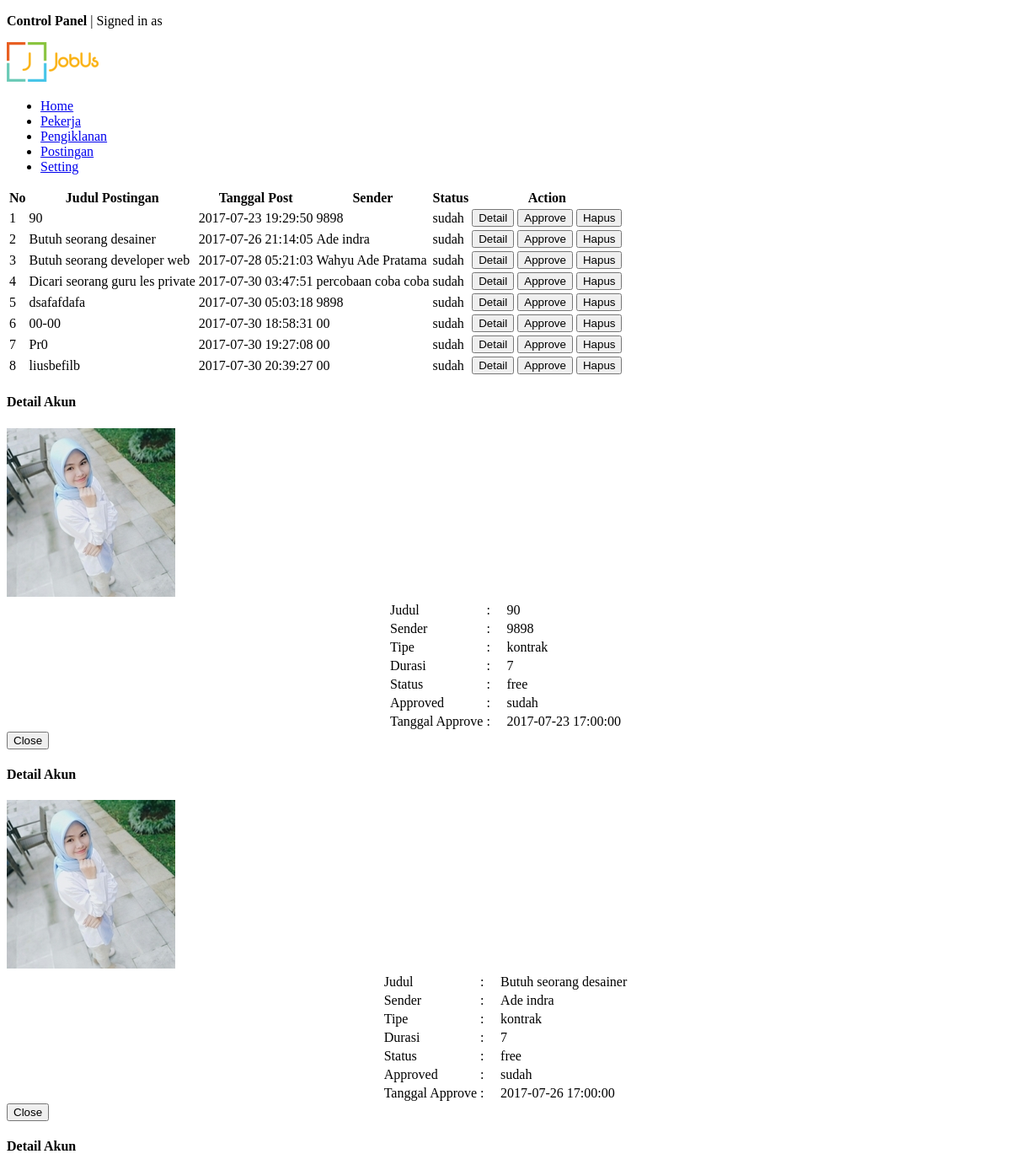
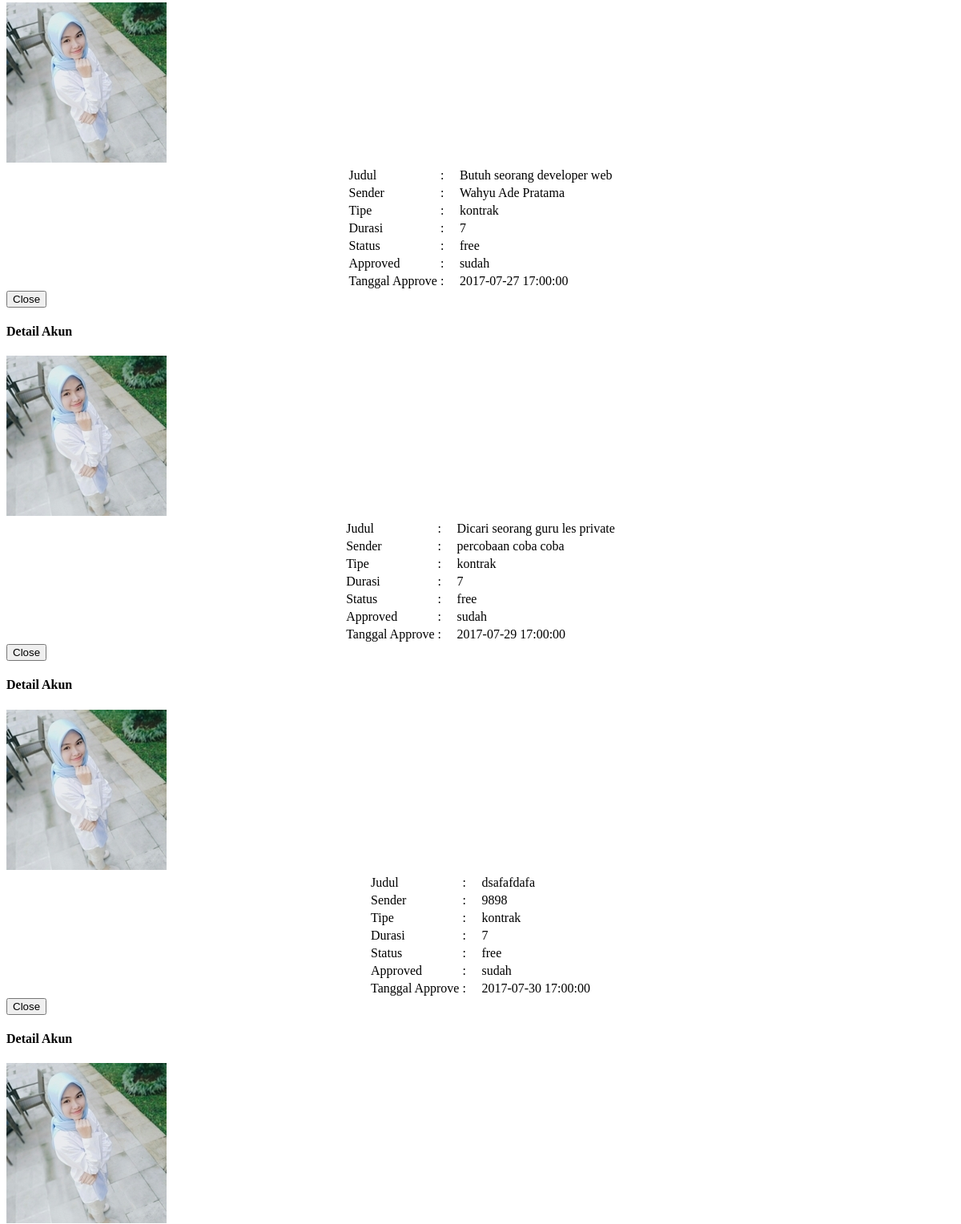
Before: /dashboard/admin/postingan.php (upper part) with the older database file (2 pictures, top to bottom).
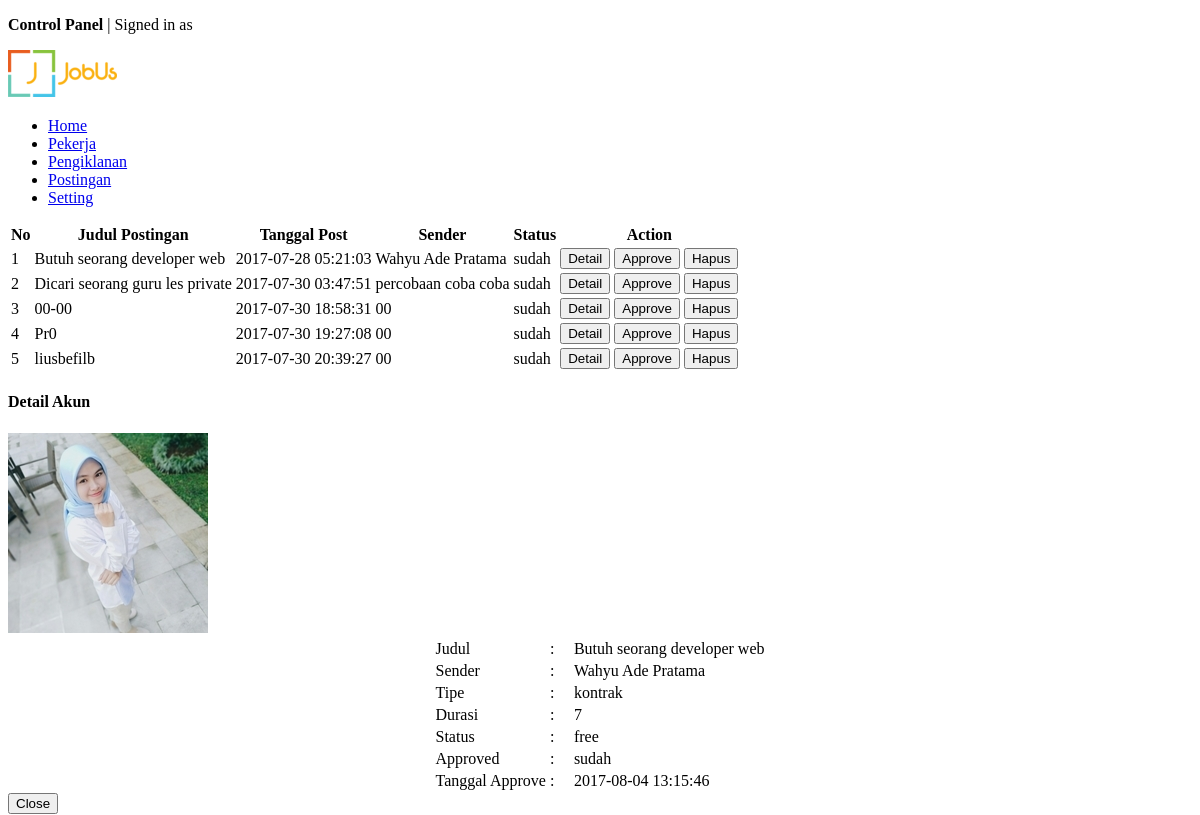
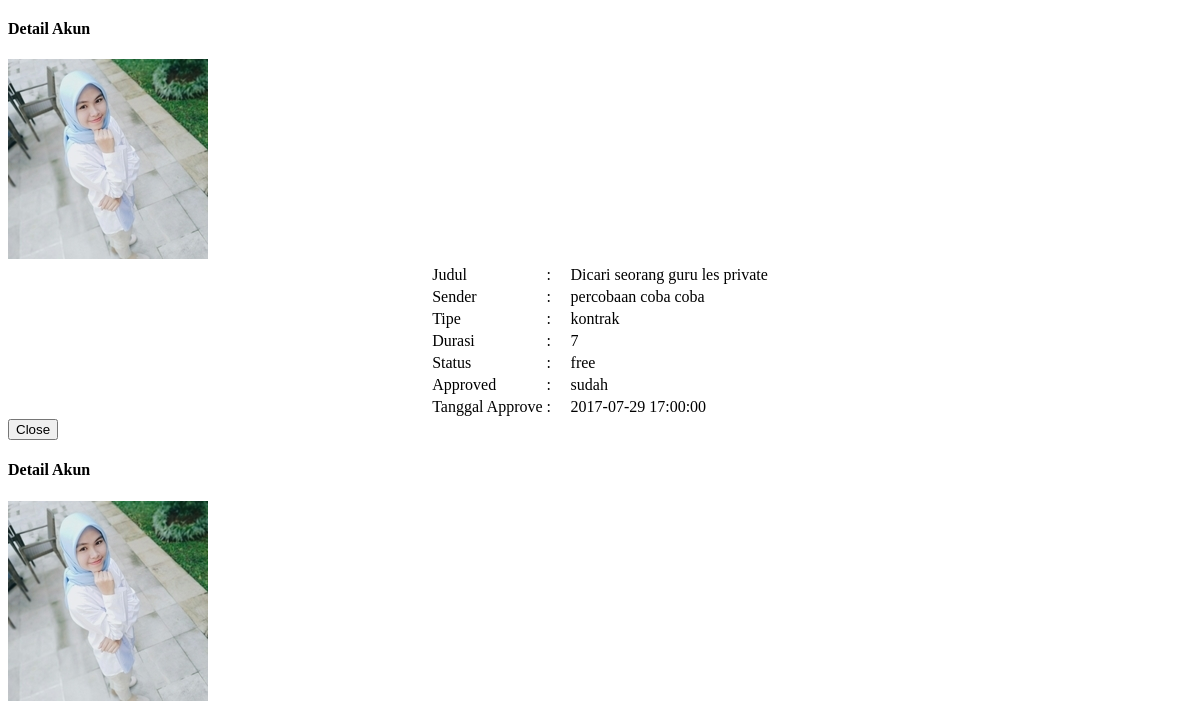
After: the same page with the newer database file (2 pictures, top to bottom).
### tables this page shows
CREATE TABLE `postingan` (
  `id_postingan` int(11) NOT NULL,
  `id_pengiklan` int(11) NOT NULL,
  `judul` varchar(255) NOT NULL,
  `deskripsi` text NOT NULL,
  `kategori` varchar(1024) NOT NULL,
  `gaji` varchar(255) NOT NULL,
  `keterangan` text,
  `tipe` varchar(255) NOT NULL,
  `pamflet` varchar(255) DEFAULT NULL,
  `durasi` int(11) NOT NULL,
  `status` varchar(20) NOT NULL,
  `tanggal` timestamp NULL DEFAULT CURRENT_TIMESTAMP,
  `lat` float(10,6) DEFAULT NULL,
  `lang` float(10,6) DEFAULT NULL,
  `approved` char(5) NOT NULL,
  `tgl_approved` timestamp NULL DEFAULT NULL,
  `dikerjakan_oleh` varchar(1024) DEFAULT NULL
);

CREATE TABLE `pengiklan` (
  `id_pengiklan` int(11) NOT NULL,
  `username` varchar(20) NOT NULL,
  `email` varchar(255) NOT NULL,
  `no_hp` varchar(15) NOT NULL,
  `password` varchar(255) NOT NULL,
  `foto_profile` varchar(255) DEFAULT NULL,
  `nama` varchar(255) DEFAULT NULL,
  `deskripsi` varchar(255) DEFAULT NULL,
  `sosmed` varchar(255) DEFAULT NULL,
  `provinsi` varchar(20) DEFAULT NULL,
  `kota` varchar(20) DEFAULT NULL,
  `kecamatan` varchar(20) DEFAULT NULL,
  `alamat` varchar(255) DEFAULT NULL,
  `lokasi` int(11) DEFAULT NULL,
  `koin` int(11) DEFAULT '0',
  `tanggal` timestamp NOT NULL DEFAULT CURRENT_TIMESTAMP
);

### model/class.postingan.php (called while the page is built, shortened)
<?php
class postingan
 {
	function get_all_rows($query, $param){
			try{
				global $pdo;
				$req = $pdo->prepare($query);
				if($param == ''){
					$req->execute();
				}else{
					$req->execute($param);
				}
				if($req->rowCount() > 0){
					$result = $req->fetchAll();
					return $result;
				}
			}catch(PDOException $e){
				echo "Error! gagal mengambil data: ".$e->getMessage();
			}
	}
	function select_all_postingan(){
		$query = "select * from postingan";
		return $this->get_all_rows($query, '');
	}
 }
 ?>

### model/class.pengiklan.php (called while the page is built, shortened)
<?php
class pengiklan
 {
 	function get_data($query, $param){
			try{
				global $pdo;
				$req = $pdo->prepare($query);
				if($param == ''){
					$req->execute();
				}else{
					$req->execute($param);
				}
				$rows = $req->rowCount();
				$status = false;
				if($rows > 0){
					$status = true;
				}
				$data = $req->fetch(PDO::FETCH_NAMED);
				return array('status' => $status, 'rows' => $rows, 'data' => $data);
			}catch(PDOException $e){
				echo "Error! gagal mengambil data: ".$e->getMessage();
			}
	}
  	function get_profile_id($id){
		$query = "SELECT * FROM `pengiklan` WHERE `pengiklan`.`id_pengiklan` = ?";
		$param = array($id);
		return $this->get_data($query, $param);
	}
 }
 ?>

### controller/include.admin.postingan.modal.php (the view)
<?php
if(count($data)>0){
	foreach ($data as $row) {
		echo "
		    <div id='".$row['id_postingan']."' class='modal fade' role='dialog'>
		      <div class='modal-dialog'>
		        <div class='modal-content'>
		          <div class='modal-header'>
		            <h4 class='modal-title'>Detail Akun</h4>
		          </div>
		          <div class='modal-body'>
		           <div class='container-fluid'>
		            <div class='col-sm-4'>
		            <img src='../../assets/images/yola-small.jpg' class='img-responsive center-block'>
		            <br>
		            </div>
		            <div class='col-sm-8'>
		            	<table align='center'>
		            		<tr>
			            		<td class='text-left'>Judul </td>
			            		<td style='width:20px'> : </td>
			            		<td class='text-left'>".$row['judul']."</td>
		            		</tr>
		            		<tr>
			            		<td class='text-left'>Sender </td>
			            		<td> : </td>
			            		<td class='text-left'>".$pengiklan->get_profile_id($row['id_pengiklan'])['data']['nama']."</td>
		            		</tr>
		            		<tr>
			            		<td class='text-left'>Tipe </td>
			            		<td> : </td>
			            		<td class='text-left'>".$row['tipe']."</td>
		            		</tr>
		            		<tr>
			            		<td class='text-left'>Durasi </td>
			            		<td> : </td>
			            		<td class='text-left'>".$row['durasi']."</td>
		            		</tr>
		            		<tr>
			            		<td class='text-left'>Status </td>
			            		<td> : </td>
			            		<td class='text-left'>".$row['status']."</td>
		            		</tr>
		            		<tr>
			            		<td class='text-left'>Approved </td>
			            		<td> : </td>
			            		<td class='text-left'>".$row['approved']."</td>
		            		</tr>
		            		<tr>
			            		<td class='text-left'>Tanggal Approve </td>
			            		<td> : </td>
			            		<td class='text-left'>".$row['tgl_approved']."</td>
		            		</tr>
		            	</table>
		            </div>
		           </div>
		          </div>
		          <div class='modal-footer'>
		            <button type='button' class='btn btn-default' data-dismiss='modal'>Close</button>
		          </div>
		        </div>
		      </div>
		    </div>
		    ";
		}
	}
?>

### dashboard/admin/postingan.php (shortened to what this page needs)
<?php
	include '../../controller/koneksi.php';
	include '../../model/class.postingan.php';
	include '../../model/class.pengiklan.php';
	$postingan = new postingan();
	$pengiklan = new pengiklan();
	$data = $postingan->select_all_postingan();
?>
<!DOCTYPE html>
<html>
<head>
	<?php include '../../view/source.php'; ?>
</head>
<body>
 <?php include('../../view/navbar.php'); ?>
	<ul class="nav nav-tabs nav-justified">
  		<li><a href="../admin/dashboard.php">Home</a></li>
  		<li><a href="../admin/pekerja.php">Pekerja</a></li>
  		<li><a href="../admin/pengiklan.php">Pengiklanan</a></li>
  		<li role="presentation" class="active"><a href="postingan.php">Postingan</a></li>
  		<li><a href="pengaturan.php"><span class="glyphicon glyphicon-cog" aria-hidden="true"></span> Setting</a></li>
	</ul>
	<div class="container">
		<table  class="table table-condensed table-responsive">
			<thead>
				<th>No </th>
				<th>Judul Postingan</th>
				<th>Tanggal Post</th>
				<th>Sender</th>
				<th>Status</th>
				<th>Action</th>
			</thead>
			<tbody>
				<?php include '../../controller/include.admin.postingan.table.php'; ?>
			</tbody>
		</table>
		<?php include '../../controller/include.admin.postingan.modal.php'; ?>
	</div>
</body>
</html>

### view/source.php (shortened to what this page needs)
<link href="../../assets/css/sweetalert.css" rel="stylesheet" type="text/css">

### view/navbar.php (shortened to what this page needs)
<nav class="navbar navbar-default nav-admin">
  <div class="container-fluid">
  <div class="pull-right">
  	<p class="navbar-text navbar-right admin-name"><b>Control Panel</b> | Signed in as </p>
  	</div>
  		<div class="navbar-header">
		<a class="navbar-brand navbar-left" href="#" >
		<img alt="Brand" src="../assets/images/logo-lands.png" width="" class="img-responsive">
		</a>
  	</div>
  	</div>
</nav>

### controller/include.admin.postingan.table.php
<?php
	if(count($data) > 0){
		$i = 1;
		foreach ($data as $rows ) {
			echo "
	<tr>
		<td>".$i."</td>
		<td>".$rows['judul']."</td>
		<td>".$rows['tanggal']."</td>
		<td>".$pengiklan->get_profile_id($rows['id_pengiklan'])['data']['nama']."</td>
		<td>".$rows['approved']."</td>
		<td>
			<form method='post'>
				<button type='button' class='btn btn-default' data-toggle='modal' data-target='#".$rows['id_postingan']."'>Detail</button>
				<button class='btn btn-default' name='approve' value='".$rows['id_postingan']."'>Approve</button>
				<button class='btn btn-default' name='delete' value='".$rows['id_postingan']."'>Hapus</button>
			</form>
		</td>
	</tr>
			";
			$i++;
		}
	}
?>

Changed rows visible on the page:
removed postingan: judul "90", tanggal "2017-07-23 19:29:50", id_pengiklan.nama "9898", approved "sudah", tipe "kontrak", durasi "7", status "free", tgl_approved "2017-07-23 17:00:00"
removed postingan: judul "Butuh seorang desainer", tanggal "2017-07-26 21:14:05", id_pengiklan.nama "Ade indra", approved "sudah", tipe "kontrak", durasi "7", status "free", tgl_approved "2017-07-26 17:00:00"
removed postingan: judul "dsafafdafa", tanggal "2017-07-30 05:03:18", id_pengiklan.nama "9898", approved "sudah", $rows['id_postingan'] 18 (drawn), tipe "kontrak", durasi "7", status "free", tgl_approved "2017-07-30 17:00:00"
changed postingan "Butuh seorang developer web": tgl_approved "2017-07-27 17:00:00" → "2017-08-04 13:15:46"
